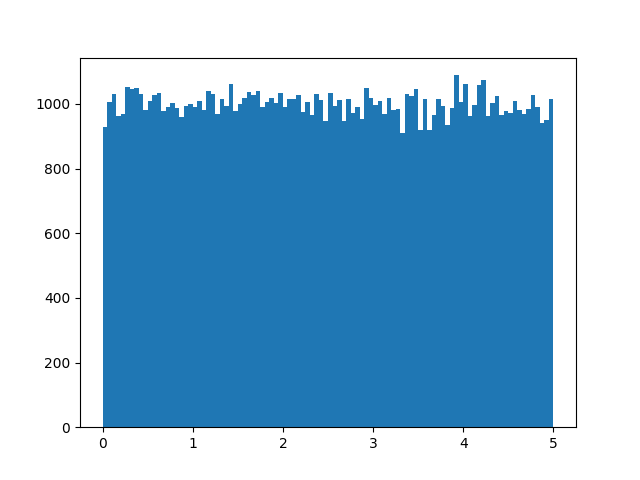

Python code for this plot:
# W3Schools, Python Machine Learning, Data Distribution
import numpy
import matplotlib.pyplot as plt

x = numpy.random.uniform(0.0, 5.0, 100000)

plt.hist(x, 100)
plt.show()
